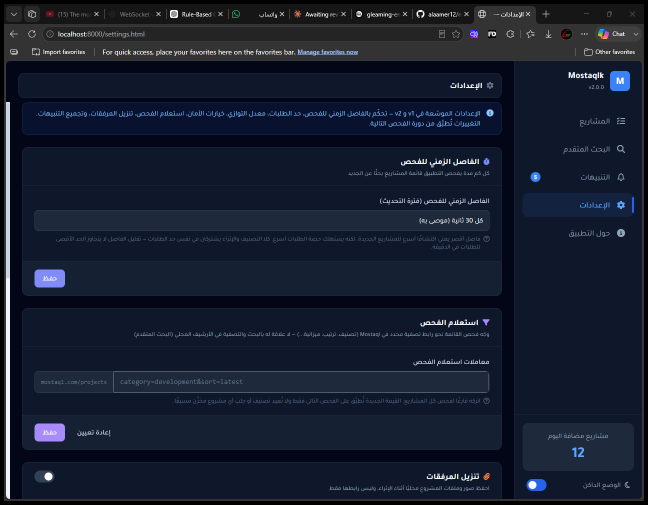
#> input picture tools/mockup_snip.png, 1296 x 1010 px (shown at 1/2 size)
$ python image_similarity.py mockup_snip.png mockup_snip.png   (older library calls are emulated)
#> lines starting #> are read from the running program, lines starting #| are printed output that depends on the picture
#!/usr/bin/env python3
"""
image_similarity.py
====================
A professional, multi-method image similarity tool.

Compares two images using several independent techniques and produces
a combined similarity report:

  1. Pixel-level    : Mean Squared Error (MSE) + Normalized Cross-Correlation
  2. Structural      : SSIM (Structural Similarity Index) - perceptually aware,
                        computed with a Gaussian kernel window ("kerneling")
  3. Histogram        : Color histogram correlation (per-channel + combined)
  4. Perceptual hash  : aHash / pHash / dHash - robust to resizing, minor
                        color shifts, and compression artifacts
  5. Feature-based    : ORB keypoint descriptor matching - robust to
                        cropping, rotation, and viewpoint changes

Handles mismatched dimensions/aspect ratios automatically via configurable
resize strategies (stretch, pad-to-match, or center-crop-to-match).

Usage
-----
    python image_similarity.py imgA.jpg imgB.png
    python image_similarity.py imgA.jpg imgB.png --resize-mode pad --json
    python image_similarity.py imgA.jpg imgB.png --methods ssim,hash,orb

Requires: numpy, opencv-python(-headless), scikit-image, imagehash, pillow
"""

from __future__ import annotations

import argparse
import json
import sys
from dataclasses import dataclass, field
from typing import Optional

import numpy as np
import cv2
from PIL import Image
import imagehash
from skimage.metrics import structural_similarity as ssim


# --------------------------------------------------------------------------- #
# Data structures
# --------------------------------------------------------------------------- #

@dataclass
class SimilarityReport:
    resize_mode: str
    final_size: tuple
    scores: dict = field(default_factory=dict)
    overall_score: Optional[float] = None
    region_breakdown: Optional[list] = None
    region_report_text: Optional[str] = None
    heatmap_path: Optional[str] = None
    regional_score_grid: Optional[dict] = None
    palette_report: Optional[dict] = None

    # [56 lines left out: functions to_dict, pretty_print, _verdict, not called in this run]


# --------------------------------------------------------------------------- #
# Loading & resizing
# --------------------------------------------------------------------------- #

def load_image(path: str) -> np.ndarray:
    """Load an image as an RGB numpy array (uint8)."""
    img = Image.open(path)
    img = img.convert("RGB")
    return np.array(img)


def resize_to_match(a: np.ndarray, b: np.ndarray, mode: str = "stretch") -> tuple:
    """
    Bring two differently-sized/aspect-ratioed images to the same shape.

    mode = "stretch"      : resize both to the smaller image's dimensions
                             (fast, distorts aspect ratio if they differ)
    mode = "pad"           : resize preserving aspect ratio to fit inside the
                             target box, then letterbox-pad with black
                             (no distortion, no cropping)
    mode = "crop"          : resize preserving aspect ratio to fill the
                             target box, then center-crop the overflow
                             (no distortion, no padding, some content lost)
    """
    ha, wa = a.shape[:2]
    hb, wb = b.shape[:2]
    target_w, target_h = min(wa, wb), min(ha, hb)

    if mode == "stretch":
        a_r = cv2.resize(a, (target_w, target_h), interpolation=cv2.INTER_AREA)
        b_r = cv2.resize(b, (target_w, target_h), interpolation=cv2.INTER_AREA)
        return a_r, b_r, (target_w, target_h)

    if mode == "pad":
        a_r = _resize_letterbox(a, target_w, target_h)
        b_r = _resize_letterbox(b, target_w, target_h)
        return a_r, b_r, (target_w, target_h)

    if mode == "crop":
        a_r = _resize_center_crop(a, target_w, target_h)
        b_r = _resize_center_crop(b, target_w, target_h)
        return a_r, b_r, (target_w, target_h)

    raise ValueError(f"Unknown resize mode: {mode}")


def _resize_letterbox(img: np.ndarray, target_w: int, target_h: int) -> np.ndarray:
    h, w = img.shape[:2]
    scale = min(target_w / w, target_h / h)
    new_w, new_h = max(1, int(w * scale)), max(1, int(h * scale))
    resized = cv2.resize(img, (new_w, new_h), interpolation=cv2.INTER_AREA)
    canvas = np.zeros((target_h, target_w, 3), dtype=np.uint8)
    x_off = (target_w - new_w) // 2
    y_off = (target_h - new_h) // 2
    canvas[y_off:y_off + new_h, x_off:x_off + new_w] = resized
    return canvas


# [8 lines left out: function _resize_center_crop, not called in this run]


# --------------------------------------------------------------------------- #
# Comparison methods
# --------------------------------------------------------------------------- #

def compare_pixel(a: np.ndarray, b: np.ndarray) -> dict:
    """MSE-based similarity + normalized cross-correlation."""
    a_f = a.astype(np.float64)
    b_f = b.astype(np.float64)

    mse = np.mean((a_f - b_f) ** 2)
    mse_similarity = 1.0 / (1.0 + mse / 255.0)  # normalize into ~[0,1]

    a_flat = a_f.flatten() - a_f.mean()
    b_flat = b_f.flatten() - b_f.mean()
    denom = (np.linalg.norm(a_flat) * np.linalg.norm(b_flat))
    ncc = float(np.dot(a_flat, b_flat) / denom) if denom != 0 else 0.0
    ncc_similarity = (ncc + 1) / 2  # map [-1,1] -> [0,1]

    return {
        "mse": float(mse),
        "mse_similarity": float(mse_similarity),
        "cross_correlation": float(ncc_similarity),
    }


def compare_ssim(a: np.ndarray, b: np.ndarray, kernel_size: int = 7) -> float:
    """
    Structural Similarity Index using a Gaussian-weighted sliding window
    ("kerneling") over local luminance, contrast, and structure.
    """
    a_gray = cv2.cvtColor(a, cv2.COLOR_RGB2GRAY)
    b_gray = cv2.cvtColor(b, cv2.COLOR_RGB2GRAY)
    score, _ = ssim(a_gray, b_gray, win_size=kernel_size, full=True)
    return float(score)


def compare_histogram(a: np.ndarray, b: np.ndarray, bins: int = 64) -> dict:
    """Per-channel color histogram correlation (HSV space, hue-weighted)."""
    a_hsv = cv2.cvtColor(a, cv2.COLOR_RGB2HSV)
    b_hsv = cv2.cvtColor(b, cv2.COLOR_RGB2HSV)

    results = {}
    for i, ch_name in enumerate(["hue", "saturation", "value"]):
        hist_a = cv2.calcHist([a_hsv], [i], None, [bins], [0, 256])
        hist_b = cv2.calcHist([b_hsv], [i], None, [bins], [0, 256])
        cv2.normalize(hist_a, hist_a)
        cv2.normalize(hist_b, hist_b)
        corr = cv2.compareHist(hist_a, hist_b, cv2.HISTCMP_CORREL)
        results[ch_name] = float(max(0.0, corr))  # clamp negative noise to 0

    results["combined"] = float(np.mean(list(results.values())))
    return results


def compare_hash(a: np.ndarray, b: np.ndarray) -> dict:
    """Perceptual hashing: robust to resizing/minor edits, hash-distance based."""
    img_a = Image.fromarray(a)
    img_b = Image.fromarray(b)

    results = {}
    for name, fn in [
        ("average_hash", imagehash.average_hash),
        ("perceptual_hash", imagehash.phash),
        ("difference_hash", imagehash.dhash),
    ]:
        ha, hb = fn(img_a), fn(img_b)
        max_bits = len(ha.hash) ** 2  # hash is a square boolean matrix
        dist = ha - hb  # Hamming distance
        similarity = 1.0 - (dist / max_bits)
        results[name] = float(similarity)

    results["combined"] = float(np.mean(list(results.values())))
    return results


# [33 lines left out: function compare_orb_features, not called in this run]


# --------------------------------------------------------------------------- #
# Regional breakdown + heatmap (where the differences actually are)
# --------------------------------------------------------------------------- #

REGION_LABELS = [
    ["top-left", "top", "top-right"],
    ["mid-left", "mid", "mid-right"],
    ["bottom-left", "bottom", "bottom-right"],
]


# [236 lines left out: functions compute_diff_map, regional_breakdown, regional_score_grid, _format_regional_score, compare_palettes, _format_palette and 3 more, not called in this run]


# --------------------------------------------------------------------------- #
# Orchestration
# --------------------------------------------------------------------------- #

METHOD_WEIGHTS = {
    "pixel": 0.15,
    "ssim": 0.30,
    "histogram": 0.20,
    "hash": 0.20,
    "orb": 0.15,
}


def run_comparison(
    path_a: str,
    path_b: str,
    resize_mode: str = "pad",
    methods: Optional[list] = None,
    ssim_kernel: int = 7,
    region_report: bool = True,
    heatmap_out: Optional[str] = None,
    heatmap_alpha: float = 0.55,
    regional_score: Optional[int] = None,
    palette: Optional[int] = None,
) -> SimilarityReport:
    methods = methods or list(METHOD_WEIGHTS.keys())

    img_a = load_image(path_a)
    img_b = load_image(path_b)
    a_r, b_r, final_size = resize_to_match(img_a, img_b, mode=resize_mode)

    report = SimilarityReport(resize_mode=resize_mode, final_size=final_size)
    contributing = {}

    if "pixel" in methods:
        px = compare_pixel(a_r, b_r)
        report.scores["pixel"] = px
        contributing["pixel"] = px["mse_similarity"]

    if "ssim" in methods:
        s = compare_ssim(a_r, b_r, kernel_size=ssim_kernel)
        report.scores["ssim"] = s
        contributing["ssim"] = s

    if "histogram" in methods:
        h = compare_histogram(a_r, b_r)
        report.scores["histogram"] = h
        contributing["histogram"] = h["combined"]

    if "hash" in methods:
        ph = compare_hash(a_r, b_r)
        report.scores["perceptual_hash"] = ph
        contributing["hash"] = ph["combined"]

    if "orb" in methods:
        orb = compare_orb_features(a_r, b_r)
        report.scores["feature_matching"] = orb
        contributing["orb"] = orb["match_ratio"]

    if contributing:
        total_weight = sum(METHOD_WEIGHTS[k] for k in contributing)
        weighted = sum(contributing[k] * METHOD_WEIGHTS[k] for k in contributing)
        report.overall_score = float(weighted / total_weight)

    # Where are the differences actually located? (needed for both the
    # region report and the heatmap image, so compute it once)
    if palette:
        report.palette_report = compare_palettes(a_r, b_r, colors=palette)

    if region_report or heatmap_out or regional_score:
        diff_map = compute_diff_map(a_r, b_r, kernel_size=ssim_kernel)

        if regional_score:
            report.regional_score_grid = regional_score_grid(diff_map, grid=regional_score)

        if region_report:
            regions = regional_breakdown(diff_map)
            report.region_breakdown = regions
            report.region_report_text = humanize_regions(regions)

        if heatmap_out:
            report.heatmap_path = generate_heatmap(
                diff_map, heatmap_out, base_image=a_r, alpha=heatmap_alpha
            )

    return report


# --------------------------------------------------------------------------- #
# CLI
# --------------------------------------------------------------------------- #

def main():
    parser = argparse.ArgumentParser(
        description="Compare two images using multiple similarity techniques."
    )
    parser.add_argument("image_a", help="Path to the first image")
    parser.add_argument("image_b", help="Path to the second image")
    parser.add_argument(
        "--resize-mode", choices=["stretch", "pad", "crop"], default="pad",
        help="How to reconcile different sizes/aspect ratios (default: pad)"
    )
    parser.add_argument(
        "--methods", default="pixel,ssim,histogram,hash,orb",
        help="Comma-separated subset of: pixel,ssim,histogram,hash,orb"
    )
    parser.add_argument(
        "--ssim-kernel", type=int, default=7,
        help="Odd window size for the SSIM Gaussian kernel (default: 7)"
    )
    parser.add_argument(
        "--no-region-report", action="store_true",
        help="Skip the 3x3 regional breakdown / humanized report"
    )
    parser.add_argument(
        "--heatmap-out", metavar="PATH", default=None,
        help="Save a jet-colormap diff heatmap (blue=similar, red=different) "
             "overlaid on image A, e.g. --heatmap-out diff_heatmap.png"
    )
    parser.add_argument(
        "--heatmap-alpha", type=float, default=0.55,
        help="Heatmap overlay opacity, 0=only base image, 1=only heatmap (default: 0.55)"
    )
    parser.add_argument(
        "--regional-score", nargs="?", type=int, const=4, default=None, metavar="GRID",
        help="Print a numeric NxN grid of per-region similarity plus the worst cells' pixel "
             "boxes (default grid 4). Works alongside --no-region-report."
    )
    parser.add_argument(
        "--palette", nargs="?", type=int, const=8, default=None, metavar="COLORS",
        help="Compare dominant colour palettes (default 8 colours) to separate colour/theme "
             "mismatches from layout mismatches."
    )
    parser.add_argument("--json", action="store_true", help="Output as JSON")
    args = parser.parse_args()

    methods = [m.strip() for m in args.methods.split(",") if m.strip()]
    invalid = set(methods) - set(METHOD_WEIGHTS.keys())
    if invalid:
        parser.error(f"Unknown method(s): {', '.join(invalid)}")

    try:
        report = run_comparison(
            args.image_a, args.image_b,
            resize_mode=args.resize_mode,
            methods=methods,
            ssim_kernel=args.ssim_kernel,
            region_report=not args.no_region_report,
            heatmap_out=args.heatmap_out,
            heatmap_alpha=args.heatmap_alpha,
            regional_score=args.regional_score,
            palette=args.palette,
        )
#> in load_image, img is the input picture: PIL image 1296x1010 RGB; mean R, G, B 22.3, 29.5, 46.6
#> in run_comparison, `a_r, b_r, final_size = resize_to_match(img_a, img_b, mode=resize_mode)`: final_size = (1296, 1010)
#> in compare_pixel, `mse = np.mean((a_f - b_f) ** 2)`: mse = 0
#> in compare_pixel, `mse_similarity = 1.0 / (1.0 + mse / 255.0)`: mse_similarity = 1
#> in compare_pixel, `denom = (np.linalg.norm(a_flat) * np.linalg.norm(b_flat))`: denom = 3.88e+09
#> in compare_pixel, `ncc = float(np.dot(a_flat, b_flat) / denom) if denom != 0 else 0.0`: ncc = 1
#> in run_comparison, `px = compare_pixel(a_r, b_r)`: px = {'mse': 0, 'mse_similarity': 1, 'cross_correlation': 1}
#> in compare_ssim, `a_gray = cv2.cvtColor(a, cv2.COLOR_RGB2GRAY)`:
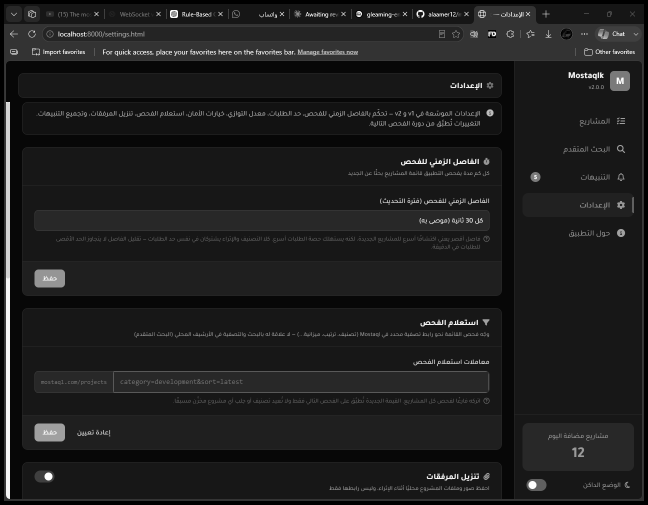
#> a_gray: shape (1010, 1296) (shown at 1/2 size); min 0, max 255, mean 29.4
#> in compare_ssim, `score, _ = ssim(a_gray, b_gray, win_size=kernel_size, full=True)`: score = 1
#> in compare_histogram, `a_hsv = cv2.cvtColor(a, cv2.COLOR_RGB2HSV)`: a_hsv: shape (1010, 1296, 3); mean H, S, V 94.5, 142.7, 46.9
#> after the loop in compare_histogram, `for i, ch_name in enumerate(["hue", "saturation", "value"]):`: results = {'hue': 1, 'saturation': 1, 'value': 1}
#> in run_comparison, `h = compare_histogram(a_r, b_r)`: h = {'hue': 1, 'saturation': 1, 'value': 1, 'combined': 1}
#> after the loop in compare_hash, `for name, fn in [`: results = 0 items
    except FileNotFoundError as e:
        print(f"Error: {e}", file=sys.stderr)
        sys.exit(1)
    except Exception as e:
        print(f"Error during comparison: {e}", file=sys.stderr)
        sys.exit(1)

    if args.json:
        print(json.dumps(report.to_dict(), indent=2))
    else:
        report.pretty_print()


if __name__ == "__main__":
    main()
#> (the call stopped at in compare_hash, `ha, hb = fn(img_a), fn(img_b)`: imagehash is not available in this run)

$ run again, on Capture.PNG
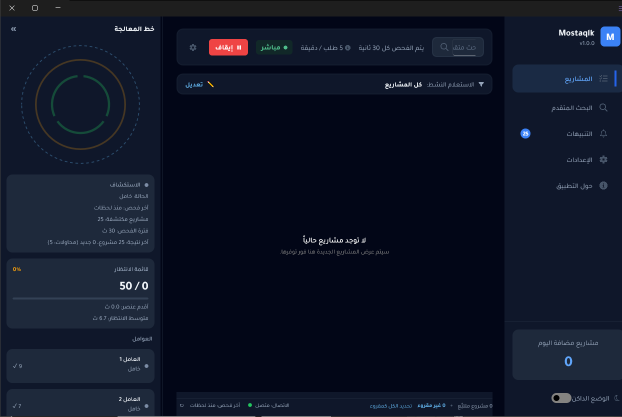
#> input picture Capture.PNG, 1244 x 833 px (shown at 1/2 size)
#> in load_image, img is the input picture: PIL image 1244x833 RGBA; mean R, G, B, A 14.5, 20.9, 38.1, 255
#> img: PIL image 1244x833 RGB
#> final_size = (1244, 833)
#> mse = 0
#> mse_similarity = 1
#> denom = 1.68e+09
#> ncc = 1
#> px = {'mse': 0, 'mse_similarity': 1, 'cross_correlation': 1}
#> in compare_ssim, `a_gray = cv2.cvtColor(a, cv2.COLOR_RGB2GRAY)`:
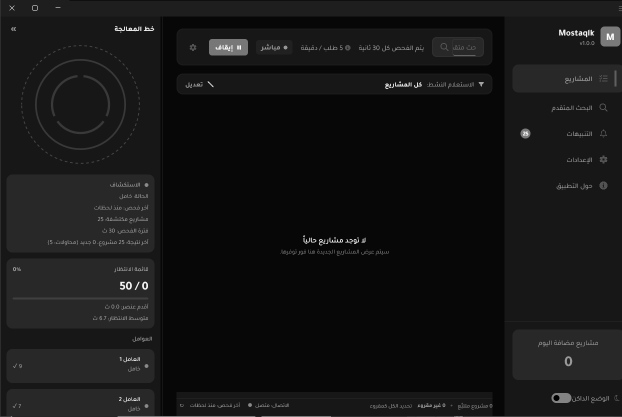
#> a_gray: shape (833, 1244) (shown at 1/2 size); min 0, max 255, mean 21.2
#> score = 1
#> a_hsv: shape (833, 1244, 3); mean H, S, V 106.7, 179.6, 38.6
#> after the loop in compare_histogram, `for i, ch_name in enumerate(["hue", "saturation", "value"]):`: results = {'hue': 1, 'saturation': 1, 'value': 1}
#> in run_comparison, `h = compare_histogram(a_r, b_r)`: h = {'hue': 1, 'saturation': 1, 'value': 1, 'combined': 1}
#> after the loop in compare_hash, `for name, fn in [`: results = 0 items
